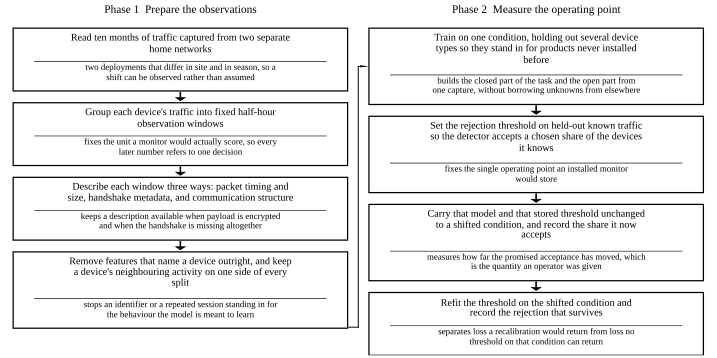

The script that saved this image:
#!/usr/bin/env python3
"""Figure 1 - the measurement procedure, in plain words.

Each step names the action taken and, beneath a short rule, the objective that
action serves. Two phases side by side, so the whole protocol fits across the
page in a two-column layout. Deliberately plain: black outlines on white, no
fill, no shading, no symbols and no notation.

    python figures/fig_process_flow.py --out figures/fig_process_flow
"""
from __future__ import annotations

import argparse
import os
import sys
import textwrap

import matplotlib
matplotlib.use("Agg")
import matplotlib.pyplot as plt                      # noqa: E402
from matplotlib.patches import FancyArrow, Rectangle  # noqa: E402

# (what was done, what it achieves), four steps per phase.
PHASES = [
    ("Phase 1  Prepare the observations", [
        ("Read ten months of traffic captured from two separate home networks",
         "two deployments that differ in site and in season, so a shift can be "
         "observed rather than assumed"),
        ("Group each device's traffic into fixed half-hour observation windows",
         "fixes the unit a monitor would actually score, so every later number "
         "refers to one decision"),
        ("Describe each window three ways: packet timing and size, handshake "
         "metadata, and communication structure",
         "keeps a description available when payload is encrypted and when the "
         "handshake is missing altogether"),
        ("Remove features that name a device outright, and keep a device's "
         "neighbouring activity on one side of every split",
         "stops an identifier or a repeated session standing in for the "
         "behaviour the model is meant to learn"),
    ]),
    ("Phase 2  Measure the operating point", [
        ("Train on one condition, holding out several device types so they "
         "stand in for products never installed before",
         "builds the closed part of the task and the open part from one "
         "capture, without borrowing unknowns from elsewhere"),
        ("Set the rejection threshold on held-out known traffic so the "
         "detector accepts a chosen share of the devices it knows",
         "fixes the single operating point an installed monitor would store"),
        ("Carry that model and that stored threshold unchanged to a shifted "
         "condition, and record the share it now accepts",
         "measures how far the promised acceptance has moved, which is the "
         "quantity an operator was given"),
        ("Refit the threshold on the shifted condition and record the "
         "rejection that survives",
         "separates loss a recalibration would return from loss no threshold "
         "on that condition can return"),
    ]),
]


def draw(out: str) -> None:
    plt.rcParams.update({
        "font.family": "serif",
        "font.serif": ["Liberation Serif", "DejaVu Serif"],
        "pdf.fonttype": 42, "ps.fonttype": 42,
    })

    wrap_a, wrap_w = 54, 58
    cols = []
    for title, steps in PHASES:
        act = [textwrap.fill(a, wrap_a) for a, _ in steps]
        why = [textwrap.fill(w, wrap_w) for _, w in steps]
        cols.append((title, act, why,
                     [t.count("\n") + 1 for t in act],
                     [t.count("\n") + 1 for t in why]))

    unit_a, unit_w = 0.132, 0.114
    gap, pad, rule_gap = 0.115, 0.044, 0.032
    heights = [[a * unit_a + w * unit_w + 2 * pad + rule_gap
                for a, w in zip(c[3], c[4])] for c in cols]
    col_h = [sum(h) + gap * (len(h) - 1) for h in heights]
    title_h = 0.26
    total = max(col_h) + title_h

    fig_w, fig_h = 7.16, total + 0.12
    fig, ax = plt.subplots(figsize=(fig_w, fig_h))
    fig.patch.set_facecolor("white")
    ax.set_facecolor("white")
    ax.set_xlim(0, 1)
    ax.set_ylim(0, total)
    ax.axis("off")

    col_x = [0.015, 0.515]
    col_w = 0.470
    box_bottoms = []

    for ci, (title, act, why, na, nw) in enumerate(cols):
        x0 = col_x[ci]
        ax.text(x0 + col_w / 2, total - 0.085, title, ha="center", va="center",
                fontsize=8.2, color="black")
        y = total - title_h
        for i, h in enumerate(heights[ci]):
            ax.add_patch(Rectangle((x0, y - h), col_w, h, facecolor="white",
                                   edgecolor="black", linewidth=0.9, zorder=2))
            ax.text(x0 + col_w / 2, y - pad, act[i], ha="center", va="top",
                    fontsize=7.3, color="black", linespacing=1.16, zorder=3)
            y_rule = y - pad - na[i] * unit_a - rule_gap / 2
            ax.plot([x0 + 0.030, x0 + col_w - 0.030], [y_rule, y_rule],
                    color="black", linewidth=0.45, zorder=3)
            ax.text(x0 + col_w / 2, y_rule - rule_gap / 2, why[i],
                    ha="center", va="top", fontsize=6.4, color="black",
                    linespacing=1.15, zorder=3)
            if i < len(heights[ci]) - 1:
                ax.add_patch(FancyArrow(
                    x0 + col_w / 2, y - h - 0.012, 0, -(gap - 0.032),
                    width=0.0012, head_width=0.013, head_length=0.030,
                    length_includes_head=True, facecolor="black",
                    edgecolor="black", linewidth=0.5, zorder=2))
            y -= h + gap
        box_bottoms.append(y + gap)

    # Link the end of phase one to the start of phase two.
    y_from = box_bottoms[0] + 0.010
    x_from = col_x[0] + col_w
    y_to = total - title_h - heights[1][0] / 2
    x_mid = (col_x[0] + col_w + col_x[1]) / 2
    ax.plot([x_from, x_mid], [y_from, y_from], color="black", linewidth=0.7,
            zorder=1)
    ax.plot([x_mid, x_mid], [y_from, y_to], color="black", linewidth=0.7,
            zorder=1)
    ax.add_patch(FancyArrow(x_mid, y_to, col_x[1] - x_mid - 0.004, 0,
                            width=0.0012, head_width=0.013, head_length=0.008,
                            length_includes_head=True, facecolor="black",
                            edgecolor="black", linewidth=0.5, zorder=2))

    fig.tight_layout(pad=0.10)
    for ext in ("pdf", "png"):
        fig.savefig(f"{out}.{ext}", dpi=600, facecolor="white",
                    bbox_inches="tight", pad_inches=0.015)
    plt.close(fig)
    print(f"written: {out}.pdf and {out}.png  ({fig_w:.2f} x {fig_h:.2f} in)")


def main(argv=None) -> int:
    p = argparse.ArgumentParser("fig_process_flow")
    p.add_argument("--out", default="figures/fig_process_flow")
    a = p.parse_args(argv)
    os.makedirs(os.path.dirname(a.out) or ".", exist_ok=True)
    draw(a.out)
    return 0


if __name__ == "__main__":
    sys.exit(main())
